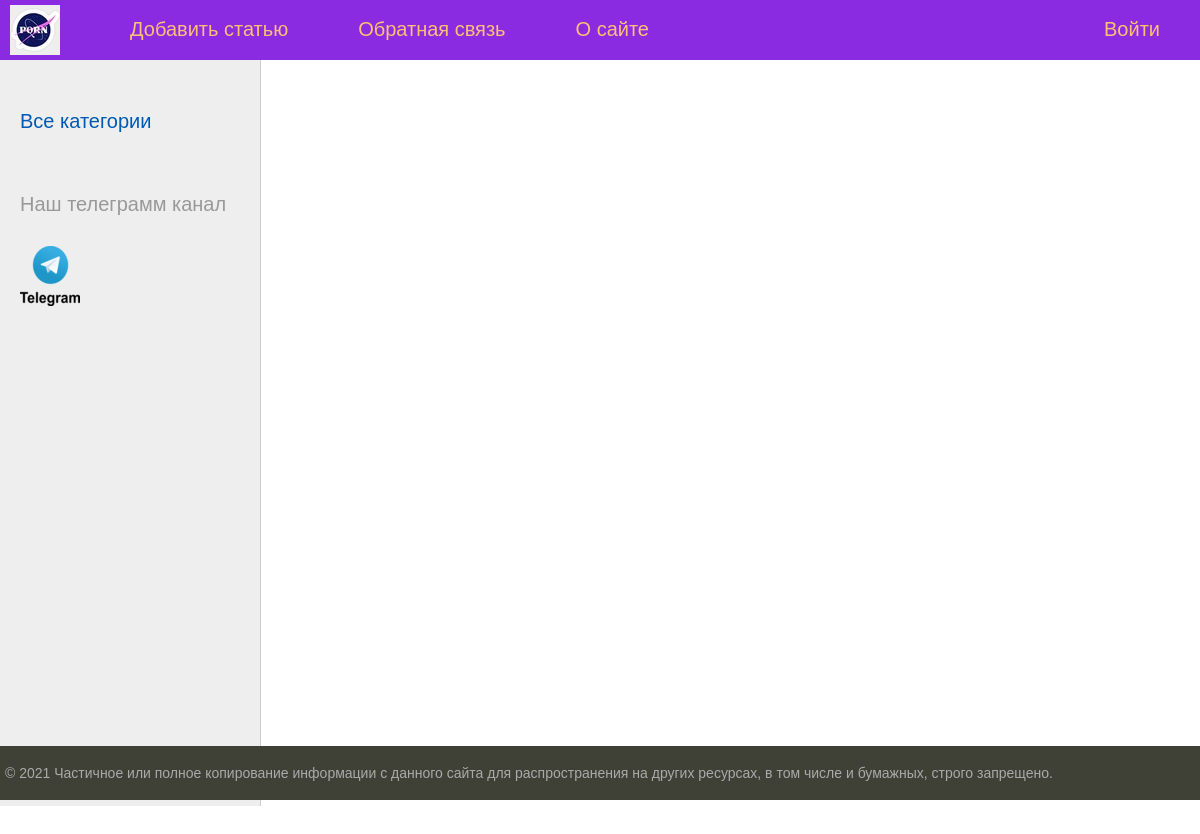
/, run on an earlier commit of the app's database.
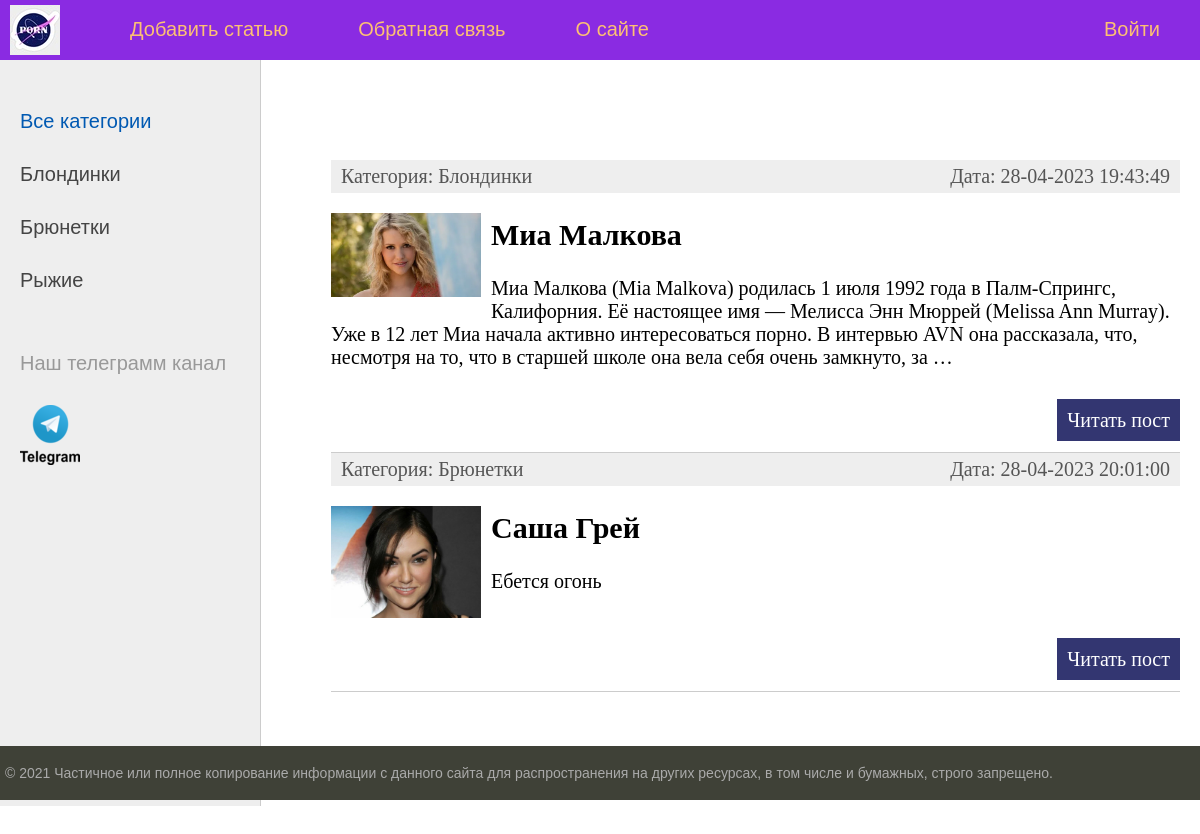
And on a later commit of the database.
### women/models.py (models this page shows, shortened)
class Category(models.Model):
    name = models.CharField(max_length=100, db_index=True, verbose_name='Категория')
    slug = models.SlugField(max_length=255, unique=True, db_index=True, verbose_name="URL")
    def __str__(self):
        return self.name
    def get_absolute_url(self):
        return reverse('category', kwargs={'cat_slug': self.slug})
    class Meta:
        verbose_name = 'Категория'
        verbose_name_plural = 'Категории'
        ordering = ['id']

class Women(models.Model):
    title = models.CharField(max_length=255, verbose_name="Заголовок")
    slug = models.SlugField(max_length=255, unique=True, db_index=True, verbose_name="URL")
    content = models.TextField(blank=True, verbose_name='Текст статьи')
    photo = models.ImageField(upload_to="photos/%Y/%m/%d", verbose_name='Фото')
    time_create = models.DateTimeField(auto_now_add=True, verbose_name='Время создания')
    time_update = models.DateTimeField(auto_now=True, verbose_name='Время изменения')
    is_published = models.BooleanField(default=True, verbose_name='Публикация')
    cat = models.ForeignKey('Category', on_delete=models.PROTECT, verbose_name='Категория')
    def get_absolute_url(self):
        return reverse('post', kwargs={'post_slug': self.slug})
    class Meta:
        verbose_name = 'Порно звезды'
        verbose_name_plural = 'Порно звезды'
        ordering = ['time_create', 'title']

### women/views.py (the view)
# urls.py: path('', index, name='home'),
def index(request):
    posts = Women.objects.all()
    context = {
        'posts': posts,
        'menu': menu,
        'title': 'Главная страница',
        'cat_selected': 0,
    }
    return render(request, 'women/index.html', context=context)

### women/templatetags/women_tags.py (called while the page is built)
@register.inclusion_tag('women/list_categories.html')
def show_categories(sort=None, cat_selected=0):
    if not sort:
        cats = Category.objects.all()
    else:
        cats = Category.objects.order_by(sort)
    return {"cats": cats, "cat_selected": cat_selected}

### women/templates/women/index.html (shortened to what this page needs)
{% extends 'women/base.html' %}
{% block content %}
<ul class="list-articles">
	{% for p in posts %}
			<li><div class="article-panel">
	<p class="first">Категория: {{p.cat}}</p>
	<p class="last">Дата: {{p.time_update|date:"d-m-Y H:i:s"}}</p			>
</div>
{% if p.photo %}
	<p><img class="img-article-left thumb" src="{{p.photo.url}}"></p>
{% endif %}
			<h2>{{p.title}}</h2>
	{% autoescape on %}
	{{p.content|linebreaks|truncatewords:50}}
	{% endautoescape %}
			<p class="link-read-post"><a href="{{ p.get_absolute_url }}">Читать пост</a></p>
			</li>
	{% endfor %}
</ul>
{% endblock %}

### women/templates/women/base.html (shortened to what this page needs)
{% load static %}
{% load women_tags %}
<!DOCTYPE html>
<html>
<head>
	<link type="text/css" href="{% static 'women/css/style.css' %}" rel="stylesheet" />
</head>
<body>
	<table class="table-page" border=0 cellpadding="0" cellspacing="0">
<tr><td valign=top>
{% block mainmenu %}
		<div class="header">
			<ul id="mainmenu" class="mainmenu">
			<li class="logo"><a href="{% url 'home' %}"><div class="logo"></div></a></li>
{% for m in menu %}
	{% if not forloop.last %}
			<li><a href="{% url m.url_name %}">{{m.title}}</a></li>
	{% else %}
			<li class="last"><a href="{% url m.url_name %}">{{m.title}}</a></li>
	{% endif %}
{% endfor %}
			</ul>
		</div>
{% endblock mainmenu %}
<table class="table-content" border=0 cellpadding="0" cellspacing="0">
<tr>
	<td valign="top" class="left-chapters">
	<ul id="leftchapters">
{% if cat_selected == 0 %}
		<li class="selected">Все категории</li>
{% else %}
		<li><a href="{% url 'home' %}">Все категории</a></li>
{% endif %}
{% show_categories 'name' cat_selected %}
		<li class="share">
		<p>Наш  телеграмм канал</p>
		<a class="share-yt"  href="https://t.me/+yvPYSUu-jB5jMDc0" target="_blank" rel="nofollow"></a>
		</li>
	</ul>
</td>
<td valign="top" class="content">
	<div class="content-text">
{% block content %}
{% endblock %}
	</div>
</td></tr></table>
</td></tr>
<tr><td valign=top>
	<div id="footer">
		<p>&copy; 2021 Частичное или полное копирование информации с данного сайта для распространения на других ресурсах, в том числе и бумажных, строго запрещено.</p>
	</div>
</td></tr></table>
</body>
</html>

### women/templates/women/list_categories.html
{% for c in cats %}
	{% if c.pk == cat_selected %}
		<li class="selected">{{c.name}}</li>
	{% else %}
		<li><a href="{{ c.get_absolute_url }}">{{c.name}}</a> </li>
	{% endif %}
{% endfor %}

### women/static/women/css/style.css (style rules this page uses)
html, body { font-family: 'Arial'; margin: 0; padding: 0; height: 100%; width: 100%; color: #444; }
a { color: #0059b2; text-decoration: none; }
img { max-width: 600px; height: auto; }
img.img-article-left { max-width: 300px; height: auto; float: left; padding: 0 10px 10px 0; }
img.img-article-left.thumb { max-width: 150px; height: auto; }
p.link-read-post { text-align: right; }
p.link-read-post a { padding: 10px; min-width: 100px; background: #333671; color: #fff; text-decoration: none; }
div.article-panel { background: #eee; padding: 5px 10px 5px 10px; box-sizing: border-box; overflow: hidden; color: #555; }
div.article-panel p.first { margin: 0; float: left; }
div.article-panel p.last { margin: 0; float: right; }
ul.list-articles { list-style: none; margin: 0; padding: 0; }
ul.list-articles li { border-bottom: 1px solid #ccc; }
.table-page { width: 100%; height: 100%; vertical-align: top; }
.table-page tr { height: 100%; }
.header { background: #8A2BE2; height: 60px; }
.logo { background: url('../images/porn.jpg') no-repeat 10px 5px; width: 100px; height: 70px; }
ul.mainmenu { list-style: none; margin: 0; padding: 0; height: 60px; color: ##FFFFE0 ; font-size: 20px; overflow: hidden; }
ul.mainmenu li { float: left; margin: 18px 40px 0 30px; }
ul.mainmenu li.logo { margin: 0; }
ul.mainmenu li.last { float: right; }
ul.mainmenu li a { color: #fdc073; text-decoration: none; }
.table-content { width: 100%; min-height: 100%; height: 100%; }
.left-chapters { margin: 0; background: #eee; border-right: 1px solid #ccc; min-height: 100%; }
.left-chapters ul { width: 230px; min-height: 100%; margin: 0; padding: 20px 10px 10px 20px; list-style: none; font-size: 20px; }
.left-chapters ul li { margin: 30px 0 0 0; color: #999; }
.left-chapters ul li.selected { color: #0059b2; }
.left-chapters ul li a { color: #444; text-decoration: none; }
.left-chapters ul li.share { margin: 60px 0 0 0; }
.left-chapters ul li.share p { margin: 30px 0 30px 0; }
.left-chapters ul li.share a { display: inline-block; width: 40px; height: 40px; margin: 0 20px 0 0; }
.left-chapters ul li.share a.share-yt { width: 100%; height: 70px; background: url('../images/telegram.png') no-repeat 0 0 }
.content { padding: 40px 20px 20px 40px; width: 100%; box-sizing: border-box; }
.content-text { margin: 60px 0 0 30px; color: #000; font-size: 20px; font-family: Yandex Sans Display Light; }
#footer { box-sizing: border-box; background: #3F4137; padding: 5px; color: #aaa; font-size: 14px; font-family: Verdana, Geneva, Arial, Helvetica; text-align: left; overflow: hidden; }

What changed in the data, as far as the page shows it:
added Category: name "Блондинки"
added Category: name "Брюнетки"
added Category: name "Рыжие"
added Women: cat "Блондинки", time_update "28-04-2023 19:43:49", photo (picture), title "Миа Малкова", content "Миа Малкова (Mia Malkova) родилась 1 июля 1992 года в Палм-Спрингс, Калифорния. Её настоящее имя — Мелисса Энн Мюррей (Melissa Ann Murray). Уже в 12 лет Миа начала активно интересоваться порно. В интервью AVN она рассказала, что, несмотря на то, что в старшей школе она вела себя очень замкнуто, за …"
added Women: cat "Брюнетки", time_update "28-04-2023 20:01:00", photo (picture), title "Саша Грей", content "Ебется огонь"
